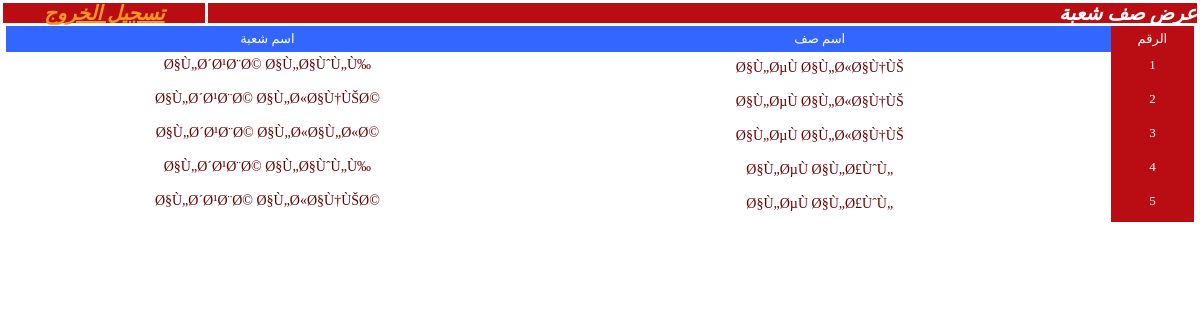
/desgin/manager/showClasses_Rooms.php, run on the app's committed database.
### tables this page shows
CREATE TABLE `rooms` (
  `id` int(11) NOT NULL AUTO_INCREMENT,
  `name` text NOT NULL,
  PRIMARY KEY (`id`)
);

CREATE TABLE `classes` (
  `id` int(11) NOT NULL AUTO_INCREMENT,
  `name` text NOT NULL,
  PRIMARY KEY (`id`)
);

### database/classes_rooms/Classes_RoomsDbase.php (called while the page is built, shortened)
<?php
class Classes_RoomsDbase
{
function getAllClasses_Rooms()
{
$products = array();
$query = "select * from classes_rooms ORDER BY class_id desc";
$result = mysql_query($query);
$num_results = mysql_num_rows($result);
		for ($i=0; $i < $num_results; $i++)
		{
					$product = new Classes_Rooms();
					$row = mysql_fetch_array($result);
					$product->id = $row["id"];
					$product->class_id = $row["class_id"];
					$product->room_id = $row["room_id"];
					$products[$i] = $product;
		}
  return $products;
}
}
?>

### database/rooms/RoomsDbase.php (called while the page is built, shortened)
<?php
class RoomsDbase
{
function getRoom($id)
{
$product = new Rooms();
$query = "select * from rooms where id=".$id;
$result = mysql_query($query);
$row = mysql_fetch_array($result);
$product->id = $row["id"];
$product->name = $row["name"];
return $product;
}
}
?>

### database/classes/ClassesDbase.php (called while the page is built, shortened)
<?php
class ClassesDbase
{
function getClass($id)
{
$product = new Classes();
$query = "select * from classes where id=".$id;
$result = mysql_query($query);
$row = mysql_fetch_array($result);
$product->id = $row["id"];
$product->name = $row["name"];
return $product;
}
}
?>

### desgin/manager/showClasses_Rooms.php (the view, shortened to what this page needs)
<link href="../../css/style.css" rel="stylesheet" type="text/css" />
<table id="middletable" width="100%" border="0" cellpadding="0" cellspacing="3">
  <tr>
    <td align="center" bgcolor="#BA0D13" dir="rtl"><a style="color:#F7971F;" href="index.php?log=out">تسجيل الخروج </a></td>
    <td width="83%" align="right" bgcolor="#BA0D13" class="Title" dir="rtl">عرض صف شعبة </td>
  </tr>
</table>
<?
include("../../database/classes_rooms/Classes_RoomsDbase.php");
$db = new Classes_RoomsDbase();
$products = $db->getAllClasses_Rooms();
if(count($products) != 0)
{
include("../../database/classes/ClassesDbase.php");
$dbaa = new ClassesDbase();
include("../../database/rooms/RoomsDbase.php");
$dbaaa = new RoomsDbase();
?>
<table width="99%" border="0" align="center" cellpadding="5" cellspacing="0">
      <tr>
        <td width="44%" align="center" class="row">اسم  شعبة </td>
        <td width="49%" align="center" class="row">اسم صف  </td>
        <td width="7%" align="center" class="column">الرقم</td>
      </tr>
<?
 for($a1=0;$a1<count($products);$a1++)
 {
  $products_one = $products[$a1];
?>
      <tr>
        <td align="center" valign="top" class="tahomaFont"  >
		 <?
		$rs = $dbaaa->getRoom($products_one->room_id);
		echo $rs->name;
		 ?>
		</td>
        <td align="center" valign="top" class="tahomaFont"  >
        <?
		$r = $dbaa->getClass($products_one->class_id);
		echo $r->name;
		 ?></td>
        <td align="center" valign="top" class="column" ><? echo ($a1+1); ?></td>
      </tr>
<?
}
?>
</table>
<?
}
?>

### css/style.css (style rules this page uses)
.tahomaFont { font-family:Tahoma; font-size:14px; color:#660000; }
.column { font-family:Tahoma; font-size:13px; color:#FFFFFF; background:#BA0D13; }
.row { font-family:Tahoma; font-size:13px; color:#FFFFFF; background:#3366FF; }
a:link { font-family:Traditional Arabic; font-style:italic; font-weight:bold; color:#003333; font-size:20px; line-height:1; }
.Title { font-family:Traditional Arabic; font-style:italic; font-weight:bold; color:#FFFFFF; font-size:20px; line-height:1; }

### data on the page
rooms: name "Ø§Ù„Ø´Ø¹Ø¨Ø© Ø§Ù„Ø§ÙˆÙ„Ù‰", classes.name "Ø§Ù„ØµÙ Ø§Ù„Ø«Ø§Ù†ÙŠ", classes.name "Ø§Ù„ØµÙ Ø§Ù„Ø£ÙˆÙ„"
rooms: name "Ø§Ù„Ø´Ø¹Ø¨Ø© Ø§Ù„Ø«Ø§Ù†ÙŠØ©", classes.name "Ø§Ù„ØµÙ Ø§Ù„Ø«Ø§Ù†ÙŠ", classes.name "Ø§Ù„ØµÙ Ø§Ù„Ø£ÙˆÙ„"
rooms: name "Ø§Ù„Ø´Ø¹Ø¨Ø© Ø§Ù„Ø«Ø§Ù„Ø«Ø©", classes.name "Ø§Ù„ØµÙ Ø§Ù„Ø«Ø§Ù†ÙŠ"
